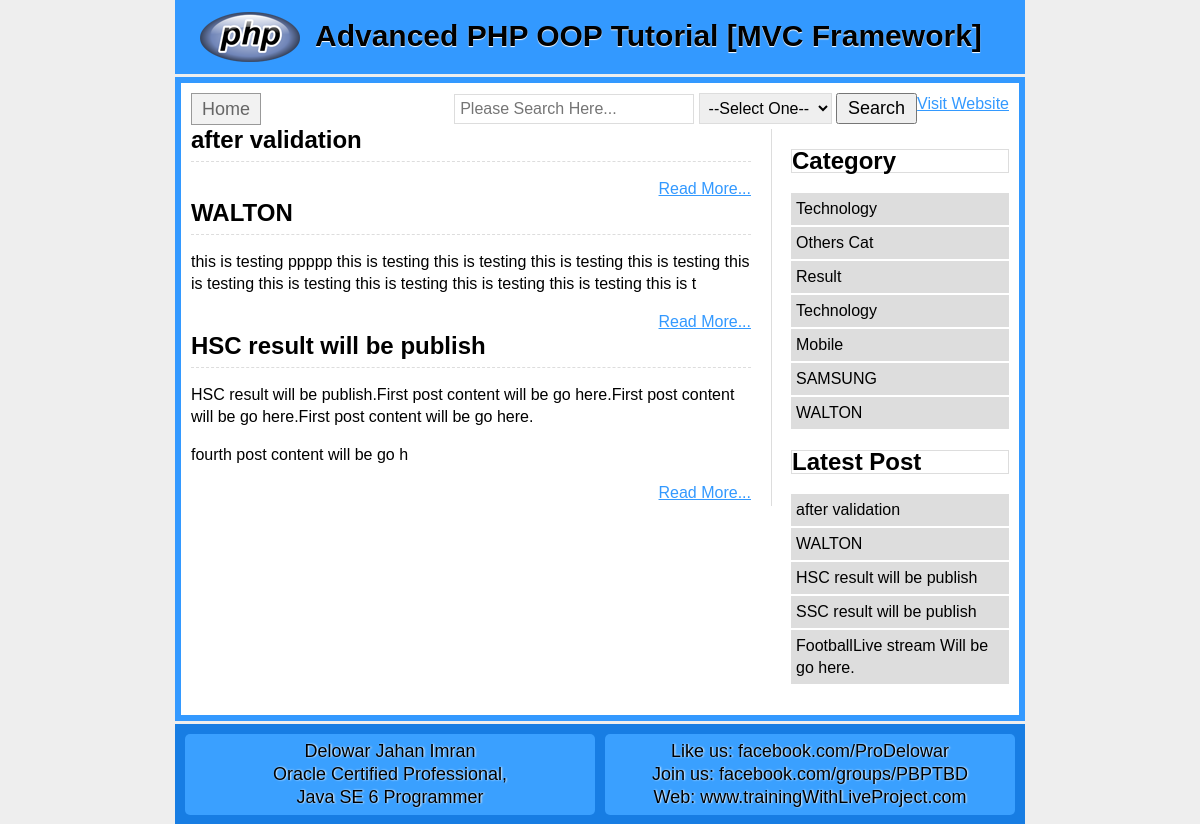
The page / on the database its author committed.
### tables this page shows
CREATE TABLE `post` (
  `postId` int(11) NOT NULL,
  `title` varchar(255) NOT NULL,
  `content` text NOT NULL,
  `cat` int(11) NOT NULL
);

CREATE TABLE `category` (
  `categoryId` int(11) NOT NULL,
  `categoryName` varchar(30) NOT NULL,
  `title` varchar(30) NOT NULL
);

### system/libs/Load.php (called while the page is built, shortened)
<?php
class Load
{
    public function view($fileName , $data = false)
    {
        include 'app/views/'.$fileName.'.php';
    }
    public function model($modelName)
    {
        return new $modelName();
    }
}
?>

### app/controllers/Index.php (called while the page is built, shortened)
<?php
class Index extends IController
{
    public function Index()
    {
        $this->home();
    }
    public function home()
    {
        $data = array();
        $tablePost = "post";
        $tableCat = "category";
        $this->load->view("header");
        $catModel = $this->load->model("CatModel");
        $data['catlist'] = $catModel->catList($tableCat);
        $this->load->view("search",$data);
        $postModel = $this->load->model("PostModel");
        $data['allPost'] = $postModel->getAllPost($tablePost);
        $this->load->view("content",$data);
        $data['latestPost'] = $postModel->getLatestPost($tablePost);
        $this->load->view("sidebar",$data);
        $this->load->view("footer");
    }
}
?>

### index.php (called while the page is built, shortened)
<?php
    $main = new Main();
?>

### system/libs/Database.php (called while the page is built, shortened)
<?php
class Database extends PDO
{
    public function select($sql, $data= array(), $fetchStyle = PDO::FETCH_ASSOC)
    {
        $stmt  = $this->prepare($sql);
        $stmt->execute();
        return $stmt->fetchAll($fetchStyle);
    }
}
?>

### app/models/PostModel.php (called while the page is built, shortened)
<?php
class PostModel extends IModel
{
    public function getAllPost($table)
    {
        $sql  = "SELECT *FROM $table ORDER BY postId DESC limit 3";
        return $this->db->select($sql);
    }
    public function getLatestPost($table)
    {
        $sql  = "SELECT *FROM $table ORDER BY postId DESC limit 5";
        return $this->db->select($sql);
    }
}
?>

### system/libs/IController.php (called while the page is built, shortened)
<?php
class IController
{
    public function __construct()
    {
        $this->load = new Load();
    }
}
?>

### system/libs/IModel.php (called while the page is built, shortened)
<?php
class IModel
{
    public function __construct()
    {
        $dsn    = 'mysql:dbname=db_mvc; host=localhost' ;
        $user   = 'root';
        $pass   = '';
        $this->db = new Database($dsn,$user,$pass);
    }
}
?>

### app/models/CatModel.php (called while the page is built, shortened)
<?php
class CatModel extends IModel
{
    public function catList($tableCat)
    {
        $sql  = "SELECT *FROM $tableCat";
        return $this->db->select($sql);
    }
}
?>

### app/views/search.php (the view, shortened to what this page needs)
<div class="searchoption">
    <div class="menu">
        <a href="<?php echo BASE_URL; ?>">Home</a>
    </div>
    <div class="search">
        <form action="<?php echo BASE_URL; ?>/Index/search" method="post">
            <input type="text" name="keyword" placeholder="Please Search Here...">
            <select class="catsearch" name="cat">
                <option value="">--Select One--</option>
            </select>
            <button class="submitbtn" type="submit">Search</button>
        </form>
    </div>
</div>

### system/libs/Main.php (shortened to what this page needs)
<?php
class Main
{
    public $url;
    public $methodName ="Index";
    public $controller;
    public function __construct()
    {
        $this->callMethod();
    }
    public function getUrl()
    {
        $this->url =isset($_GET['url']) ? $_GET['url'] : NULL ;
    }
    public function loadController()
    {
        if (!isset($this->url[0]))
        {
            $this->controller = new $this->controllerName();
        }
    }
    public function callMethod()
    {
        if (isset($this->url[2]))
        {
            $this->methodName = $this->url[1];
            if (method_exists($this->controller, $this->methodName))
            {
                $this->controller->{$this->methodName}($this->url[2]);
            }
            else
            {
                header("Location: ".BASE_URL."/Index/notFound");
            }
        }
        else
        {
            if (isset($this->url[1]))
            {
                $this->methodName = $this->url[1];
                if (method_exists($this->controller, $this->methodName))
                {
                    $this->controller->{$this->methodName}();
                }
                else
                {
                    header("Location: ".BASE_URL."/Index/notFound");
                }
            }
            else
            {
                if (method_exists($this->controller, $this->methodName))
                {
                    $this->controller->{$this->methodName}();
                }
                else
                {
                    header("Location: ".BASE_URL."/Index/notFound");
                }
            }
        }
    }
}
?>

### app/views/header.php (shortened to what this page needs)
<!DOCTYPE HTML>
<html>
<head>
</head>
<body>
  <header class="headeroption">
    <h2>Advanced PHP OOP Tutorial [MVC Framework]</h2>
  </header>
  <div class="content">
   <span style="float:right;"><a href="<?php echo BASE_URL; ?>">Visit Website</a></span>

### app/views/content.php (shortened to what this page needs)
<article class="postcontent">
<?php
	foreach ($allPost as $key => $value) {
?>
	<div class="post">
		<h2><a href="<?php echo BASE_URL; ?>/Index/postDetails/<?php echo $value['postId']; ?>"><?php echo $value['title']; ?></a></h2>
		<p>
			<?php
				$text = $value['content'];
				if (strlen($text)>178)
				{
					$text = substr($text,0,178);
					echo $text;
				}
			?>
		</p>
		<div class="readmore"><a href="<?php echo BASE_URL; ?>/Index/postDetails/<?php echo $value['postId']; ?>">Read More...</a></div>
	</div>
<?php } ?>
</article>

### app/views/sidebar.php
<aside class="sidebar">
		<div class="widget">
			 <h2>Category</h2>
			 <ul>
<?php
	foreach ($catlist as $key => $value) {
?>
			<li>
				<a href="<?php echo BASE_URL; ?>/Index/postByCat/<?php echo $value['categoryId']; ?>">
					<?php echo $value['categoryName']; ?>
				</a>
			</li>
<?php } ?>
			 </ul>
		</div>
		<div class="widget">
			 <h2>Latest Post</h2>
			 <ul>
<?php
	foreach ($latestPost as $key => $value) {
?>
				 <li>
				 	<a href="<?php echo BASE_URL; ?>/Index/postDetails/<?php echo $value['postId']; ?>">
					 	<?php echo $value['title']; ?>
				 	</a>
				</li>
<?php } ?>
			 </ul>
		</div>
</aside>

### app/views/footer.php (shortened to what this page needs)
</div>
<footer class="footeroption">
	  <section class="footerone">
	  <p>Delowar Jahan Imran</p>
	  <p>Oracle Certified Professional,</p>
	  <p>Java SE 6 Programmer</p>
	  </section>
	  <section class="footerone">
		  <p>Like us: facebook.com/ProDelowar</p>
		  <p>Join us: facebook.com/groups/PBPTBD</p>
		  <p>Web: www.trainingWithLiveProject.com</p>
	  </section>
  </footer>
</body>
</html>

### app/views/header.php (style rules this page uses)
body { font-family: arial;font-size: 15px;line-height: 18px;margin: 0 auto;width: 850px;background:#EEEEEE }
a { color:#3399FF; }
.headeroption { background: #3399ff url("img/php.png") no-repeat scroll 25px 12px;height: 74px;overflow: hidden;padding-left: 140px; }
.headeroption h2 { color: #000;font-size: 30px;padding-top: 2px;text-shadow: 0 1px 1px #fff; }
.content { background: #fff;border: 6px solid #3399ff;font-size: 16px;line-height: 22px;margin-bottom: 3px;margin-top: 3px;min-height: 380px;overflow: hidden;padding: 10px; }
input[type="text"],input[type="password"] { border:1px solid #ddd;margin-bottom:5px;padding:5px;width:228px;font-size:16px }
.postcontent { width: 560px;border-right: 1px solid #ddd;float: left;margin-right: 19px; padding-right: 20px;overflow: hidden; }
.post { margin-bottom: 40px; }
.post h2 { border-bottom: 1px dashed #ddd;margin: 0;padding-bottom: 10px; }
.post h2 a { text-decoration: none;color: #000 }
.readmore { float: right; }
.sidebar { width: 218px;float: right;overflow: hidden; }
.widget { margin-bottom: 20px; }
.widget h2 { border: 1px solid #ddd;margin: 0 0 lOpx;padding: 4px lOpx; }
.widget ul { margin: 0;padding: 0;list-style: none; }
.widget ul li a { background: #3399ff none repeat scroll 0 0;color: #fff;display: block; margin-bottom: 1px;padding: 5px;text-decoration: none; }
.menu { float: left;margin-top: 5px;font-size: 18px }
.menu a { text-decoration: none;background: #f2f2f2; border: 1px solid #999; color: #666; padding: 5px 10px }
.search { float:right; }
.catsearch { border: 1px solid #ddd;font-size: 16px;margin-bottom: Spx;padding: 5px;width: 228 px;cursor: pointer; }
.submitbtn { cursor: pointer;font-size: 18px;padding: 3px 10px; }
.widget ul li { display: block; }
.widget ul li a { background: #ddd none repeat scroll 0 0; border-bottom: 1px solid #fff; color: #000; display: block; padding: 5px 1Opx; text-decoration: none; }
.footeroption { height:90px;background:#177de3;overflow:hidden;padding-top:10px; }
.footerone { background: #3aa0ff;border-radius: 5px;float: left;font-size:18px;line-height:23px;margin-left: 10px;padding:6px 10px;text-align:center;text-shadow: 1px 0 2px #fff;width:390px;overflow: hidden; }
.footerone p { margin:0; }

### rows shown on the page
post: title "after validation"
post: title "WALTON", content "this is testing ppppp this is testing this is testing this is testing this is testing this is testing this is testing this is testing this is testing this is testing this is t"
post: title "HSC result will be publish", content "HSC result will be publish.First post content will be go here.First post content will be go here.First post content will be go here. fourth post content will be go h"
category: categoryName "Technology"
category: categoryName "Others Cat"
category: categoryName "Result"
category: categoryName "Technology"
category: categoryName "Mobile"
category: categoryName "SAMSUNG"
category: categoryName "WALTON"
post: title "SSC result will be publish"
post: title "FootballLive stream Will be go here."
